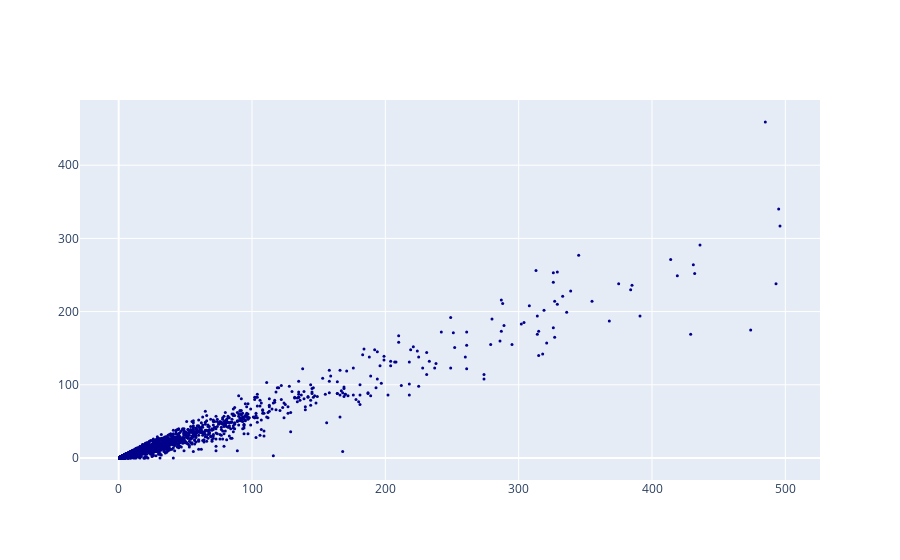

Source (notebook cell):
### Markdown cell above
- go.Scatter() {}형태로 속성명과 속성값 할당

### Code cell
fig = go.Figure()

fig.add_trace(
    go.Scatter(
        {
            'mode':'markers',
            'x':df_취업률_500['졸업자수'],'y':df_취업률_500['취업자수'],
            'marker':{'size':3,'color':'darkblue'}
        }
    )
)
fig.show()

### Figure 1 — Plotly figure (JSON) as saved in the notebook; plotly's stock layout.template omitted (floating-point values rounded to 4 significant figures; data arrays with more than 128 entries replaced by an {"elided": "..."} marker saying what was removed)
{"data": [{"marker": {"color": "darkblue", "size": 3}, "mode": "markers", "type": "scatter", "x": {"elided": "2313 int values"}, "y": {"elided": "2313 int values"}}], "layout": {}}
